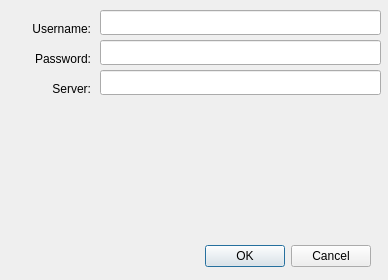
<?xml version="1.0" encoding="UTF-8"?>
<ui version="4.0">
 <class>Dialog</class>
 <widget class="QDialog" name="Dialog">
  <property name="geometry">
   <rect>
    <x>0</x>
    <y>0</y>
    <width>388</width>
    <height>280</height>
   </rect>
  </property>
  <property name="windowTitle">
   <string>Settings</string>
  </property>
  <property name="windowIcon">
   <iconset>
    <normaloff>Communication-rss-icon.png</normaloff>Communication-rss-icon.png</iconset>
  </property>
  <widget class="QDialogButtonBox" name="buttonBox">
   <property name="geometry">
    <rect>
     <x>30</x>
     <y>240</y>
     <width>341</width>
     <height>32</height>
    </rect>
   </property>
   <property name="orientation">
    <enum>Qt::Horizontal</enum>
   </property>
   <property name="standardButtons">
    <set>QDialogButtonBox::Cancel|QDialogButtonBox::Ok</set>
   </property>
  </widget>
  <widget class="QLabel" name="label">
   <property name="geometry">
    <rect>
     <x>10</x>
     <y>20</y>
     <width>81</width>
     <height>17</height>
    </rect>
   </property>
   <property name="text">
    <string>Username:</string>
   </property>
   <property name="alignment">
    <set>Qt::AlignRight|Qt::AlignTrailing|Qt::AlignVCenter</set>
   </property>
  </widget>
  <widget class="QLabel" name="label_2">
   <property name="geometry">
    <rect>
     <x>10</x>
     <y>50</y>
     <width>81</width>
     <height>17</height>
    </rect>
   </property>
   <property name="text">
    <string>Password:</string>
   </property>
   <property name="alignment">
    <set>Qt::AlignRight|Qt::AlignTrailing|Qt::AlignVCenter</set>
   </property>
  </widget>
  <widget class="QLabel" name="label_3">
   <property name="geometry">
    <rect>
     <x>10</x>
     <y>80</y>
     <width>81</width>
     <height>17</height>
    </rect>
   </property>
   <property name="text">
    <string>Server:</string>
   </property>
   <property name="alignment">
    <set>Qt::AlignRight|Qt::AlignTrailing|Qt::AlignVCenter</set>
   </property>
  </widget>
  <widget class="QLineEdit" name="le_username">
   <property name="geometry">
    <rect>
     <x>100</x>
     <y>10</y>
     <width>281</width>
     <height>25</height>
    </rect>
   </property>
  </widget>
  <widget class="QLineEdit" name="le_password">
   <property name="geometry">
    <rect>
     <x>100</x>
     <y>40</y>
     <width>281</width>
     <height>25</height>
    </rect>
   </property>
   <property name="echoMode">
    <enum>QLineEdit::Password</enum>
   </property>
  </widget>
  <widget class="QLineEdit" name="le_server">
   <property name="geometry">
    <rect>
     <x>100</x>
     <y>70</y>
     <width>281</width>
     <height>25</height>
    </rect>
   </property>
  </widget>
 </widget>
 <resources/>
 <connections>
  <connection>
   <sender>buttonBox</sender>
   <signal>accepted()</signal>
   <receiver>Dialog</receiver>
   <slot>accept()</slot>
   <hints>
    <hint type="sourcelabel">
     <x>248</x>
     <y>254</y>
    </hint>
    <hint type="destinationlabel">
     <x>157</x>
     <y>274</y>
    </hint>
   </hints>
  </connection>
  <connection>
   <sender>buttonBox</sender>
   <signal>rejected()</signal>
   <receiver>Dialog</receiver>
   <slot>reject()</slot>
   <hints>
    <hint type="sourcelabel">
     <x>316</x>
     <y>260</y>
    </hint>
    <hint type="destinationlabel">
     <x>286</x>
     <y>274</y>
    </hint>
   </hints>
  </connection>
 </connections>
</ui>
